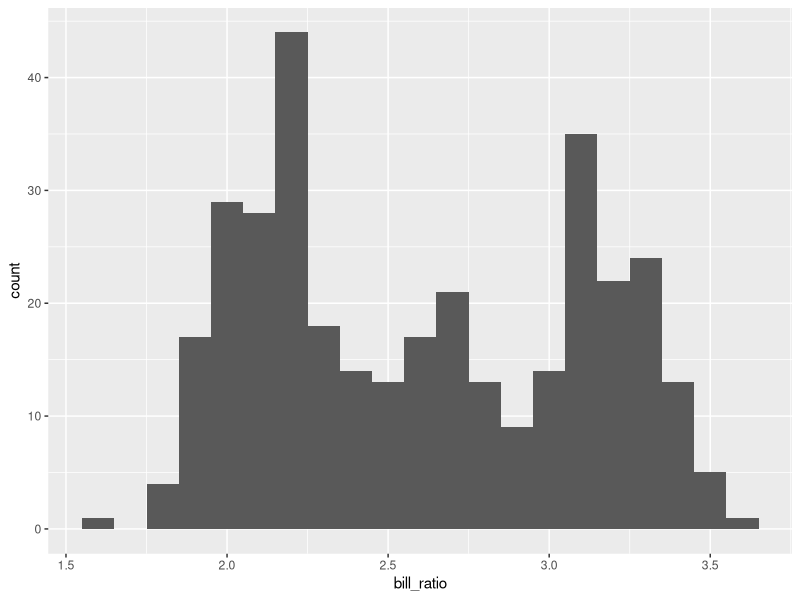
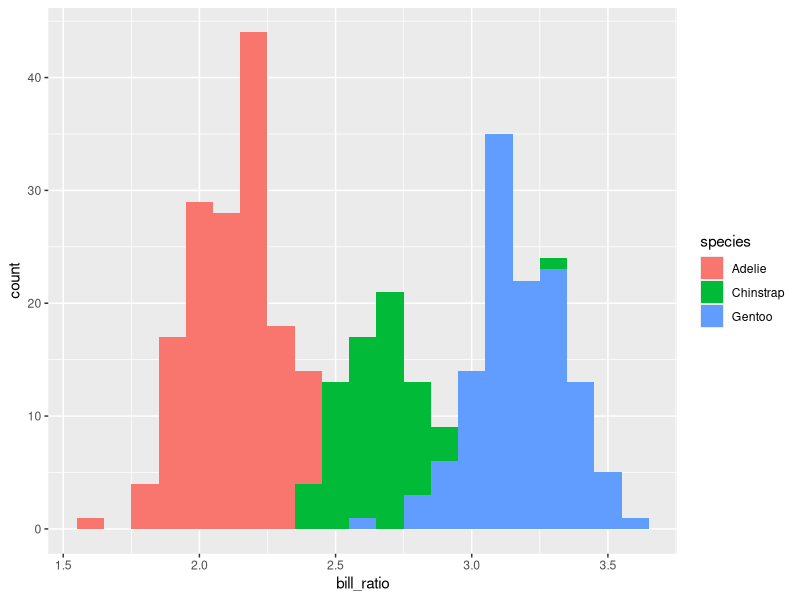

Generate these figures, in order, with R:
## ---- chunk 1
knitr::opts_chunk$set(echo = TRUE)
library(tidyverse)
library(palmerpenguins)
## ---- chunk 2
ChickWeight |> 
  group_by(Chick) |>
  mutate(growth = (weight-min(weight)) / Time)
## ---- chunk 3
ChickWeight |> 
  filter(Time == 10) |> 
  group_by(Diet) |> 
  summarize(weight_10 = mean(weight), .groups = "drop")
## ---- chunk 4
penguins |> count(species)
## ---- chunk 5
penguins |> summarize(max_flipper = max(flipper_length_mm),
                      min_flipper = min(flipper_length_mm))
penguins |> summarize(max_flipper = max(flipper_length_mm, na.rm=TRUE),
                      min_flipper = min(flipper_length_mm, na.rm=TRUE),
                      count = n())

## ---- chunk 6
penguins |> filter(!is.na(flipper_length_mm)) |>
  summarize(max_flipper = max(flipper_length_mm),
            min_flipper = min(flipper_length_mm),
            count = n())
penguins |> na.omit() |>
  summarize(max_flipper = max(flipper_length_mm),
            min_flipper = min(flipper_length_mm),
            count = n())

## ---- chunk 7
penguins |> filter(!is.na(flipper_length_mm)) |>
  group_by(species, sex) |>
  summarize(max_flipper = max(flipper_length_mm),
            median_flipper = median(flipper_length_mm),
            min_flipper = min(flipper_length_mm),
            count = n())
## ---- chunk 8
diamonds |>
  mutate(price_per_carat = price / carat) |>
  group_by(color, clarity, cut) |>
  summarise(median_price_per_carat = median(price_per_carat), 
            n = n(),
            .groups = "drop") |>
  arrange(-median_price_per_carat) |>
  group_by(cut) |>
  slice_head(n=2) |>
  arrange(-median_price_per_carat)
## ---- chunk 9
penguins |> group_by(species) |> summarize(n = n()) # These 3 lines all do the same thing
penguins |> group_by(species) |> count()
count_table <- penguins |> count(species)
penguins |> count(species)
## ---- chunk 10
penguins |> 
  na.omit() |>
  summarize(min_flipper_length = min(flipper_length_mm),
            max_flipper_length = max(flipper_length_mm))
## ---- chunk 11
penguins |> 
  filter(!is.na(flipper_length_mm)) |>
  summarize(min_flipper_length = min(flipper_length_mm),
            max_flipper_length = max(flipper_length_mm))
## ---- chunk 12
penguins |> 
  filter(!is.na(flipper_length_mm)) |>
  group_by(species) |>
  summarize(min_flipper_length = min(flipper_length_mm),
            max_flipper_length = max(flipper_length_mm))
## ---- chunk 13
penguins |>
  filter(!is.na(flipper_length_mm)) |>
  group_by(species, sex) |>
  mutate(max_flipper_length = max(flipper_length_mm)) |>
  filter(flipper_length_mm == max_flipper_length) |>
  select(species, sex, flipper_length_mm, max_flipper_length)
## ---- chunk 14
penguins |>
  filter(!is.na(flipper_length_mm)) |>
  group_by(species, sex) |>
  filter(flipper_length_mm == max(flipper_length_mm)) |>
  select(species, sex, flipper_length_mm)
## ---- chunk 15
penguins |> count(species, island)
penguins |> group_by(species, island) |> summarize(n = n())
## ---- chunk 16
penguins |> group_by(species, island) |> summarize(n = n()) |> summarize(n = n())
## ---- chunk 17
penguins |> mutate(bill_ratio = bill_length_mm / bill_depth_mm) |>
  filter(!is.na(bill_ratio)) |>
  ggplot(aes(x = bill_ratio)) +
  geom_histogram(binwidth = 0.1)
## ---- chunk 18
penguins |> 
  mutate(bill_ratio = bill_length_mm / bill_depth_mm) |>
  filter(!is.na(bill_ratio)) |>
  ggplot(aes(x = bill_ratio, fill = species)) +
  geom_histogram(binwidth = 0.1)

## ---- chunk 19

